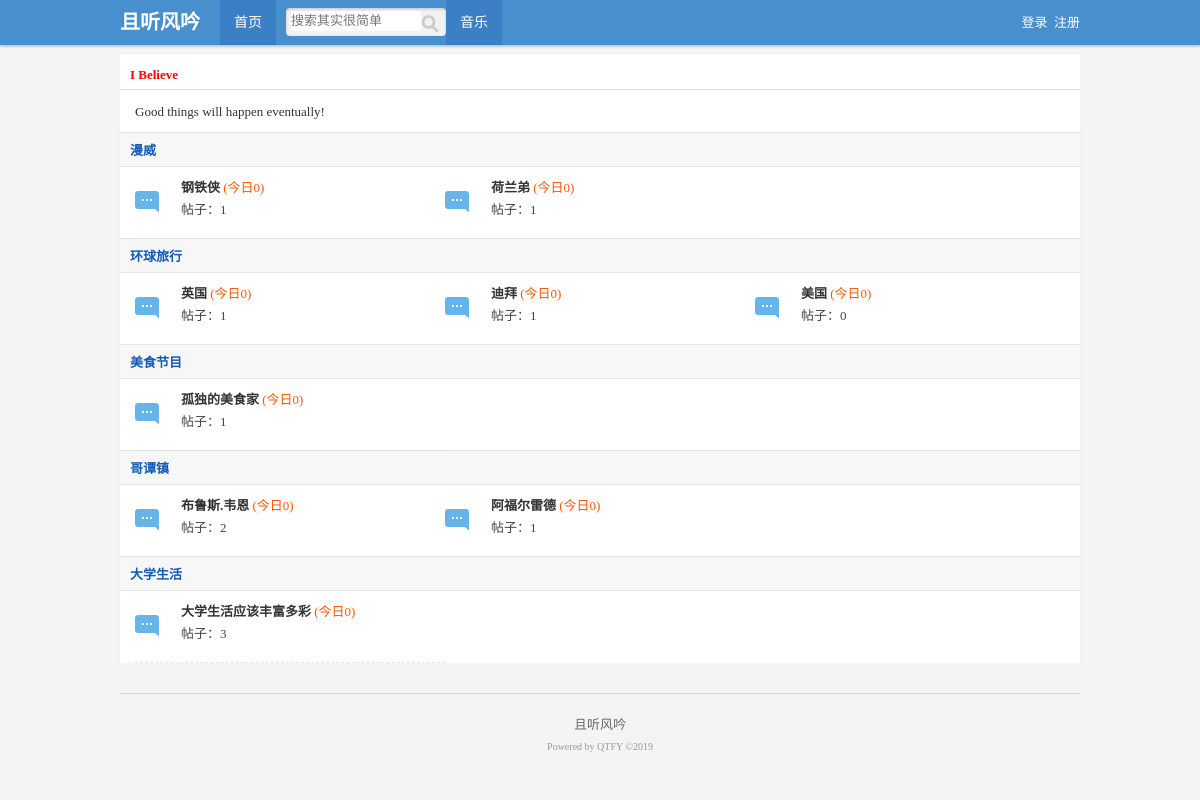
The page / on the database its author committed.
### tables this page shows
CREATE TABLE IF NOT EXISTS `father_module` (
  `id` int(10) unsigned NOT NULL AUTO_INCREMENT,
  `module_name` varchar(66) NOT NULL,
  `sort` int(11) NOT NULL DEFAULT '0',
  PRIMARY KEY (`id`)
);

CREATE TABLE IF NOT EXISTS `son_module` (
  `id` int(10) unsigned NOT NULL AUTO_INCREMENT,
  `father_module_id` int(10) unsigned NOT NULL,
  `module_name` varchar(66) NOT NULL,
  `info` varchar(255) NOT NULL,
  `member_id` int(10) unsigned NOT NULL DEFAULT '0',
  `sort` int(10) unsigned NOT NULL DEFAULT '0',
  PRIMARY KEY (`id`)
);

### inc/mysql.inc.php (called while the page is built, shortened)
<?php
function execute($link,$query){
	$result=mysqli_query($link,$query);
	return $result;
}
function num($link,$sql_count){
	$result=execute($link,$sql_count);
	$count=mysqli_fetch_row($result);
	return $count[0];
}
?>

### index.php (the view, shortened to what this page needs)
<?php
include_once 'inc/mysql.inc.php';
?>
<?php include 'inc/header.inc.php'?>
	<div id="hot" class="auto">
		<div class="title">I Believe</div>
		<ul class="newlist">
			<li>Good things will happen eventually!</li>
		</ul>
	</div>
	<?php
	$query="select * from father_module order by sort desc";
	$result_father=execute($link,$query);
	while($data_father=mysqli_fetch_assoc($result_father)){
	?>
	<div class="box auto">
	<div class="title">
		<a href="list_father.php?id=<?php echo $data_father['id']?>" style="color:#105cb6;"><?php echo $data_father['module_name']?></a>
	</div>
	<div class="classList">
	<?php
	$query="select * from son_module where father_module_id={$data_father['id']}";
	$result_son=execute($link,$query);
	if(mysqli_num_rows($result_son)){
		while($data_son=mysqli_fetch_assoc($result_son)){
			$query="select count(*) from content where module_id={$data_son['id']} and time > CURDATE()";
				$count_today=num($link,$query);
				$query="select count(*) from content where module_id={$data_son['id']}";
				$count_all=num($link,$query);
			$html=<<<A
			<div class="childBox new">
				<h2><a href="list_son.php?id={$data_son['id']}">{$data_son['module_name']}</a> <span>(今日{$count_today})</span></h2>
				帖子：{$count_all}<br />
			</div>
A;
		echo $html;
		}
	}else{
		echo '<div style="padding:10px 0;">暂无子版块...</div>';
	}
	?>
	</div>
</div>
<?php }?>
    <?php include 'inc/footer.inc.php'?>

### style/public.css (style rules this page uses)
body,div,ul,ol,li,dl,dt,dd,h1,h2,h3,h4,h5,h6,form,input,textarea,p { margin:0px; padding:0px; font-size:13px; font-family:Tahoma; }
ul { list-style:none; }
a { text-decoration:none; }
body { background:#f4f4f4; color:#333; }
.auto { width:960px; margin:0 auto; }

### style/index.css (style rules this page uses)
#hot { margin-top:10px; background:#fff; padding:0 0 10px 0; }
#hot .title { height:34px; color:#ff0000; font-weight:bold; border-bottom:1px solid #e4e4e4; line-height:40px; text-indent:10px; margin:0 0 10px 0; }
#hot .newlist li { width:480px; float:left; text-indent:15px; line-height:23px; }
.box { border-left:1px solid #f1f1f1; border-right:1px solid #f1f1f1; margin-top:-1px; }
.box .title { background:#f7f7f7; border-top:1px solid #e5e5e5; border-bottom:1px solid #e5e5e5; padding:7px 10px; color:#105cb6; font-weight:bold; }
.box .classList { background:#ffffff; padding:0 15px; }
.box .classList .childBox { width:264px; height:51px; padding:10px 0 10px 46px; border-bottom:1px dashed #e4e4e4; float:left; background:pink; color:#444444; }
.box .classList .childBox h2 { padding-bottom:3px; }
.box .classList .childBox h2 a { color:#333; font-weight:bold; }
.box .classList .childBox h2 span { color:#ff5500; font-weight:normal; }
.box .classList .new { background:url(new.gif) 0px center no-repeat; }

### rows shown on the page
father_module: module_name "漫威"
son_module: module_name "钢铁侠", count_today "0", count_all "1"
son_module: module_name "荷兰弟", count_today "0", count_all "1"
father_module: module_name "环球旅行"
son_module: module_name "英国", count_today "0", count_all "1"
son_module: module_name "迪拜", count_today "0", count_all "1"
son_module: module_name "美国", count_today "0", count_all "0"
father_module: module_name "美食节目"
son_module: module_name "孤独的美食家", count_today "0", count_all "1"
father_module: module_name "哥谭镇"
son_module: module_name "布鲁斯.韦恩", count_today "0", count_all "2"
son_module: module_name "阿福尔雷德", count_today "0", count_all "1"
father_module: module_name "大学生活"
son_module: module_name "大学生活应该丰富多彩", count_today "0", count_all "3"
